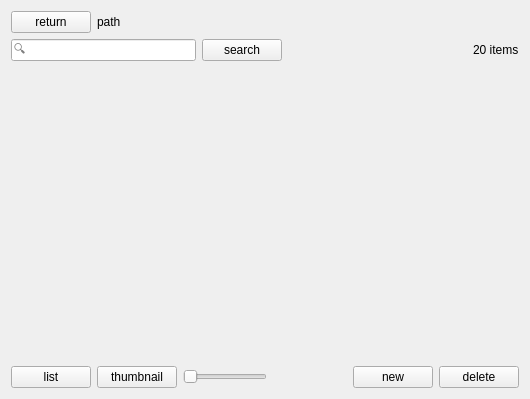
<?xml version="1.0" encoding="UTF-8"?>
<ui version="4.0">
 <class>ResourceWidget</class>
 <widget class="QWidget" name="ResourceWidget">
  <property name="geometry">
   <rect>
    <x>0</x>
    <y>0</y>
    <width>530</width>
    <height>399</height>
   </rect>
  </property>
  <property name="windowTitle">
   <string>ResourceWidget</string>
  </property>
  <layout class="QVBoxLayout" name="verticalLayout">
   <item>
    <layout class="QHBoxLayout" name="horizontalLayout">
     <item>
      <widget class="QPushButton" name="pushButton_return">
       <property name="text">
        <string>return</string>
       </property>
      </widget>
     </item>
     <item>
      <widget class="QLabel" name="label">
       <property name="text">
        <string>path</string>
       </property>
      </widget>
     </item>
     <item>
      <spacer name="horizontalSpacer">
       <property name="orientation">
        <enum>Qt::Horizontal</enum>
       </property>
       <property name="sizeHint" stdset="0">
        <size>
         <width>178</width>
         <height>18</height>
        </size>
       </property>
      </spacer>
     </item>
    </layout>
   </item>
   <item>
    <layout class="QHBoxLayout" name="horizontalLayout_2">
     <item>
      <widget class="QLineEdit" name="lineEdit">
       <property name="placeholderText">
        <string>🔍</string>
       </property>
      </widget>
     </item>
     <item>
      <widget class="QPushButton" name="pushButton_2">
       <property name="text">
        <string>search</string>
       </property>
      </widget>
     </item>
     <item>
      <spacer name="horizontalSpacer_2">
       <property name="orientation">
        <enum>Qt::Horizontal</enum>
       </property>
       <property name="sizeHint" stdset="0">
        <size>
         <width>40</width>
         <height>20</height>
        </size>
       </property>
      </spacer>
     </item>
     <item>
      <widget class="QLabel" name="label_2">
       <property name="text">
        <string>20 items</string>
       </property>
      </widget>
     </item>
    </layout>
   </item>
   <item>
    <widget class="QStackedWidget" name="stackedWidget">
     <property name="currentIndex">
      <number>0</number>
     </property>
     <widget class="QWidget" name="page">
      <layout class="QGridLayout" name="gridLayout"/>
     </widget>
     <widget class="QWidget" name="page_2"/>
    </widget>
   </item>
   <item>
    <layout class="QHBoxLayout" name="horizontalLayout_3">
     <item>
      <widget class="QPushButton" name="pushButton_3">
       <property name="text">
        <string>list</string>
       </property>
      </widget>
     </item>
     <item>
      <widget class="QPushButton" name="pushButton_4">
       <property name="text">
        <string>thumbnail</string>
       </property>
      </widget>
     </item>
     <item>
      <widget class="QSlider" name="horizontalSlider">
       <property name="orientation">
        <enum>Qt::Horizontal</enum>
       </property>
      </widget>
     </item>
     <item>
      <spacer name="horizontalSpacer_3">
       <property name="orientation">
        <enum>Qt::Horizontal</enum>
       </property>
       <property name="sizeHint" stdset="0">
        <size>
         <width>40</width>
         <height>20</height>
        </size>
       </property>
      </spacer>
     </item>
     <item>
      <widget class="QPushButton" name="pushButton_5">
       <property name="text">
        <string>new</string>
       </property>
      </widget>
     </item>
     <item>
      <widget class="QPushButton" name="pushButton_6">
       <property name="text">
        <string>delete</string>
       </property>
      </widget>
     </item>
    </layout>
   </item>
  </layout>
 </widget>
 <resources/>
 <connections/>
</ui>
